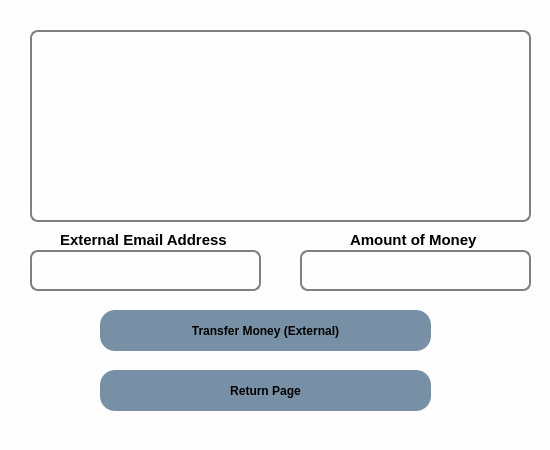
<?xml version="1.0" encoding="UTF-8"?>
<ui version="4.0">
 <class>Dialog</class>
 <widget class="QDialog" name="Dialog">
  <property name="geometry">
   <rect>
    <x>0</x>
    <y>0</y>
    <width>550</width>
    <height>450</height>
   </rect>
  </property>
  <property name="windowTitle">
   <string>Dialog</string>
  </property>
  <property name="styleSheet">
   <string notr="true">*
{
background:#fefefe;
}
#mainFrame {
border: 3px solid gray;
border-radius: 40px;
background: white;
}
QLineEdit {
padding: 1px;
border-style: solid;
border: 2px solid gray;
border-radius: 8px;
}

QPushButton
{
background: #7890a5;
border-radius:15px;
}

QPushButton:hover
{
color:#333;
border-radius:15px;
background:#49ebff;
}


QLabel {
font-weight: bold;
font-size: 15px;
}

QTextBrowser{
padding: 1px;
border-style: solid;
border: 2px solid gray;
border-radius: 8px;
}</string>
  </property>
  <widget class="QTextBrowser" name="text_browser_display">
   <property name="geometry">
    <rect>
     <x>30</x>
     <y>30</y>
     <width>501</width>
     <height>192</height>
    </rect>
   </property>
  </widget>
  <widget class="QPushButton" name="button_transfer_ext">
   <property name="geometry">
    <rect>
     <x>100</x>
     <y>310</y>
     <width>331</width>
     <height>41</height>
    </rect>
   </property>
   <property name="font">
    <font>
     <weight>75</weight>
     <bold>true</bold>
    </font>
   </property>
   <property name="text">
    <string>Transfer Money (External)</string>
   </property>
  </widget>
  <widget class="QLineEdit" name="line_ext_trans_email">
   <property name="geometry">
    <rect>
     <x>30</x>
     <y>250</y>
     <width>231</width>
     <height>41</height>
    </rect>
   </property>
  </widget>
  <widget class="QPushButton" name="button_return">
   <property name="geometry">
    <rect>
     <x>100</x>
     <y>370</y>
     <width>331</width>
     <height>41</height>
    </rect>
   </property>
   <property name="font">
    <font>
     <weight>75</weight>
     <bold>true</bold>
    </font>
   </property>
   <property name="text">
    <string>Return Page</string>
   </property>
  </widget>
  <widget class="QLineEdit" name="line_ext_trans_money">
   <property name="geometry">
    <rect>
     <x>300</x>
     <y>250</y>
     <width>231</width>
     <height>41</height>
    </rect>
   </property>
  </widget>
  <widget class="QLabel" name="label_emailaddress">
   <property name="geometry">
    <rect>
     <x>60</x>
     <y>230</y>
     <width>191</width>
     <height>20</height>
    </rect>
   </property>
   <property name="text">
    <string>External Email Address</string>
   </property>
  </widget>
  <widget class="QLabel" name="label_amountmoney">
   <property name="geometry">
    <rect>
     <x>350</x>
     <y>230</y>
     <width>151</width>
     <height>20</height>
    </rect>
   </property>
   <property name="text">
    <string>Amount of Money</string>
   </property>
  </widget>
 </widget>
 <resources/>
 <connections/>
</ui>
